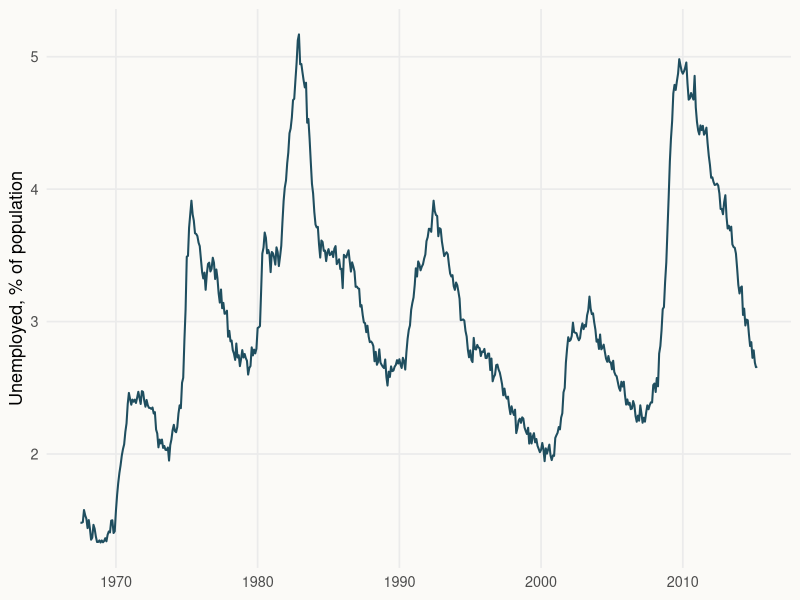

R code for this plot:
## ---- chunk 1
#| label: fig-unemployment
#| fig-cap: "Unemployed people as a share of the US population, 1967–2015. Source: FRED, via the ggplot2 `economics` dataset."
#| warning: false

library(ggplot2)

economics$unemp_rate <- economics$unemploy / economics$pop * 100

ggplot(economics, aes(x = date, y = unemp_rate)) +
  geom_line(colour = "#1f4e5f", linewidth = 0.7) +
  labs(x = NULL, y = "Unemployed, % of population") +
  theme_minimal(base_size = 13) +
  theme(panel.grid.minor = element_blank(),
        plot.background = element_rect(fill = "#fbfaf7", colour = NA))
